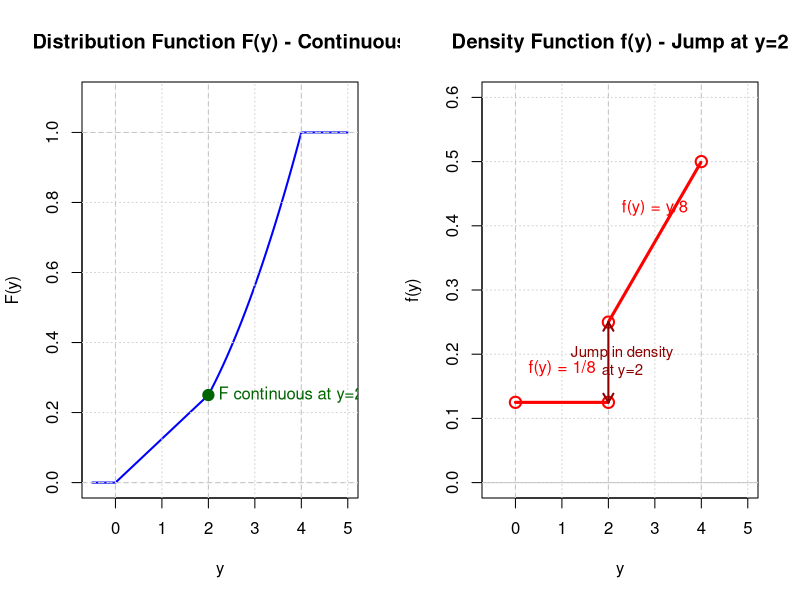

R code for this plot:
png("exercise_4_19.png", width=1200, height=600, res=120)

par(mfrow=c(1,2))

# Distribution function F(y) - CONTINUOUS everywhere
y <- seq(-0.5, 5, length.out=1000)
F_y <- ifelse(y <= 0, 0,
              ifelse(y < 2, y/8,
                     ifelse(y < 4, y^2/16, 1)))

plot(y, F_y, type="l", lwd=2, col="blue",
     xlab="y", ylab="F(y)",
     main="Distribution Function F(y) - Continuous",
     ylim=c(0, 1.1))
abline(h=c(0, 1), col="gray", lty=2)
abline(v=c(0, 2, 4), col="gray", lty=2)
grid()

# Mark continuity at y=2
points(2, 1/4, pch=19, col="darkgreen", cex=1.5)
text(2, 1/4, "F continuous at y=2", pos=4, col="darkgreen")

# Density function f(y) - has a JUMP at y=2
y_dense <- seq(-0.5, 5, length.out=1000)

# Split into regions to show the jump
y1 <- seq(0.01, 1.99, length.out=100)
y2 <- seq(2.01, 3.99, length.out=100)

plot(c(-0.5, 5), c(0, 0.6), type="n",
     xlab="y", ylab="f(y)",
     main="Density Function f(y) - Jump at y=2")
abline(h=0, col="gray")
abline(v=c(0, 2, 4), col="gray", lty=2)
grid()

# Plot first piece: f(y) = 1/8 for 0 < y < 2
segments(0, 1/8, 2, 1/8, lwd=3, col="red")
points(0, 1/8, pch=1, col="red", cex=1.5, lwd=2)  # open circle
points(2, 1/8, pch=1, col="red", cex=1.5, lwd=2)  # open circle

# Plot second piece: f(y) = y/8 for 2 < y < 4
lines(y2, y2/8, lwd=3, col="red")
points(2, 2/8, pch=1, col="red", cex=1.5, lwd=2)  # open circle
points(4, 4/8, pch=1, col="red", cex=1.5, lwd=2)  # open circle

# Show the jump at y=2
arrows(2, 1/8, 2, 2/8, length=0.1, code=3, col="darkred", lwd=2)
text(2.3, 0.19, "Jump in density\nat y=2", col="darkred", cex=0.9)

# Label the two pieces
text(1, 1/8 + 0.03, "f(y) = 1/8", col="red", pos=3)
text(3, 3/8 + 0.03, "f(y) = y/8", col="red", pos=3)

dev.off()

